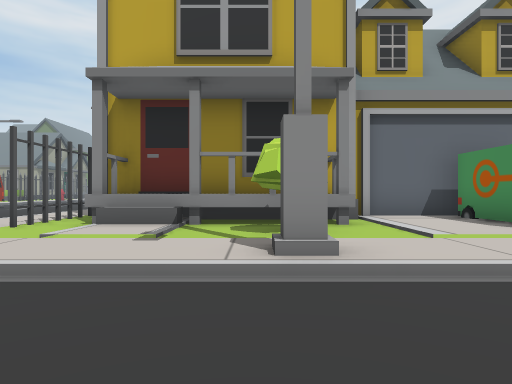
View 1 (above)

24 first-person views from a walk through a scene from a Unity 3-D project. The camera is 1.3 m above the floor, looks level and sees 75° across. The floor is counted in squares, 2 m on a side. Each view is taken from the middle of a square. On the plan, view 1 faces up. The plan holds only what a view shows up to about 10 squares ahead; the rest is blank. The place goes on beyond the plan. Some animated figures are not drawn.

View 2
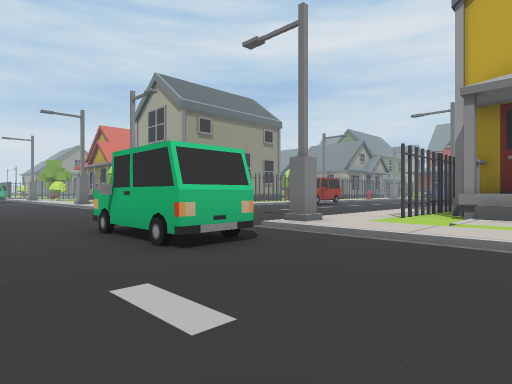

View 3
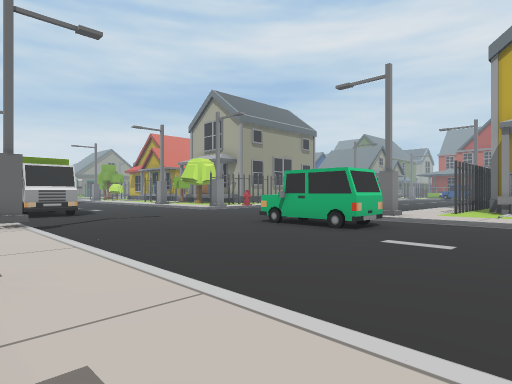

View 4
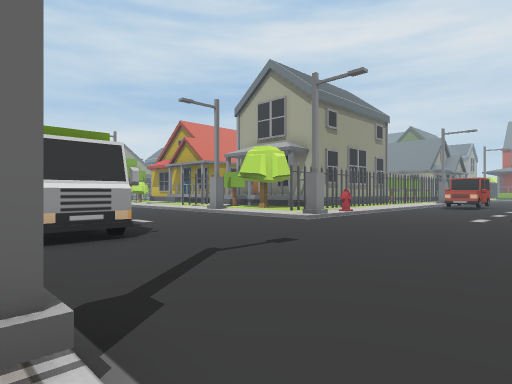

View 5
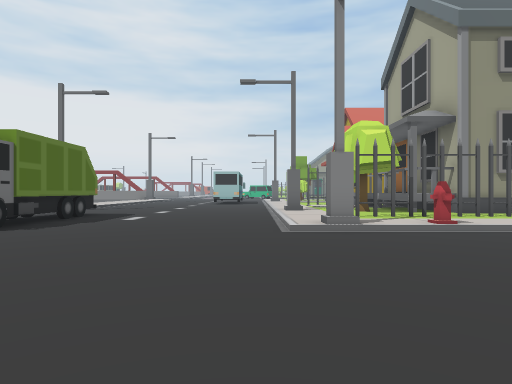

View 6
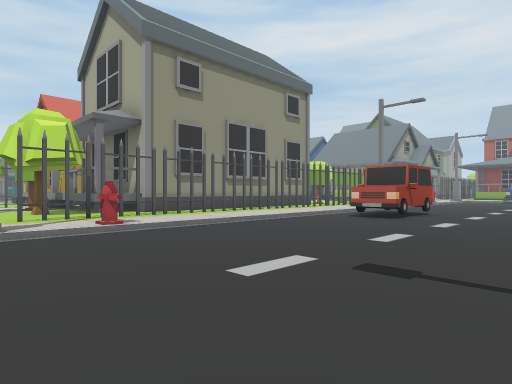

View 7
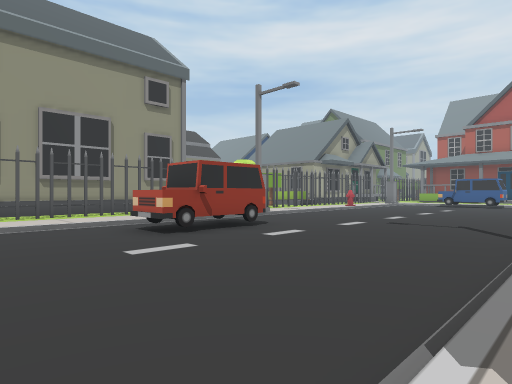

View 8
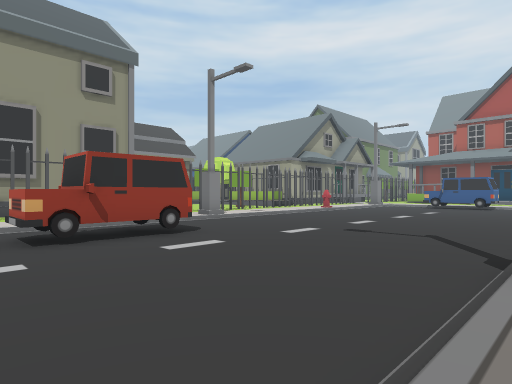

View 9
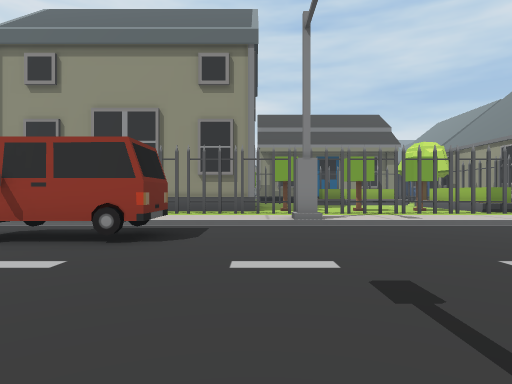

View 10
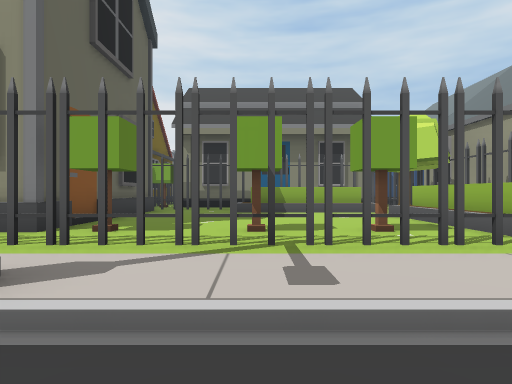

View 11
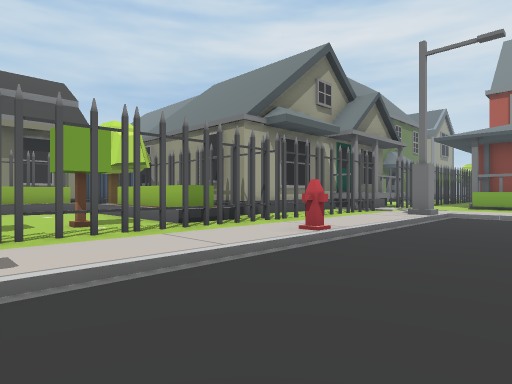

View 12
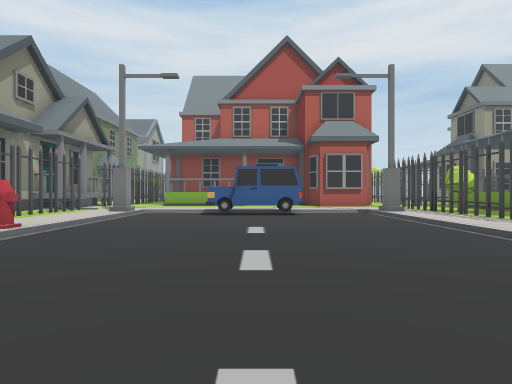

View 13
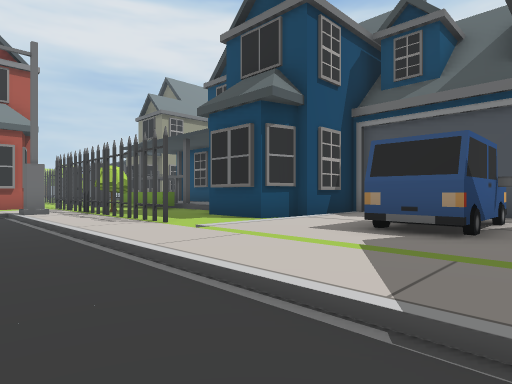

View 14
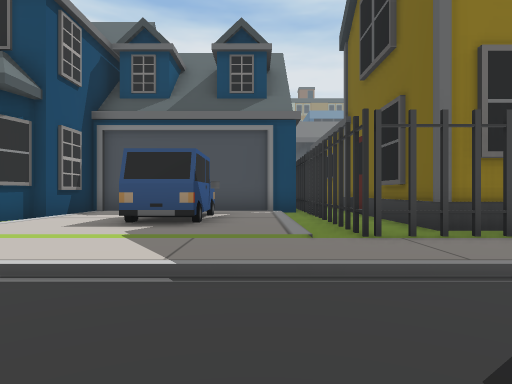

View 15
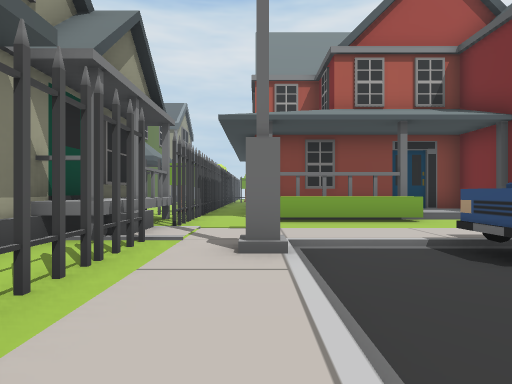

View 16
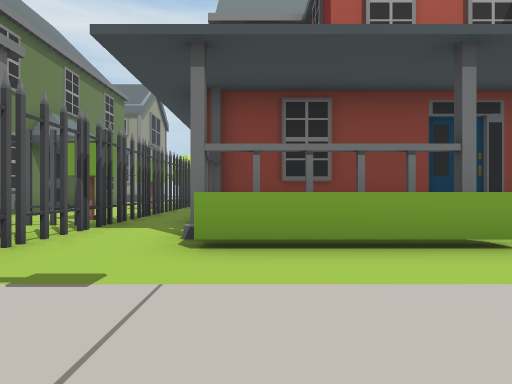

View 17
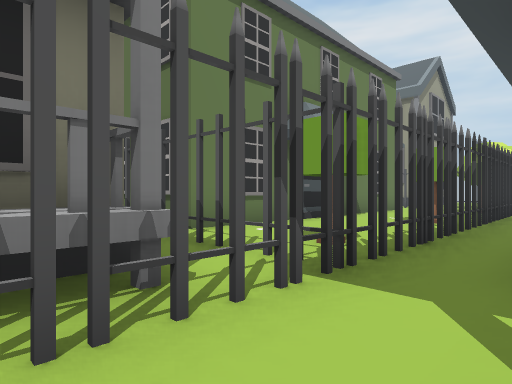

View 18
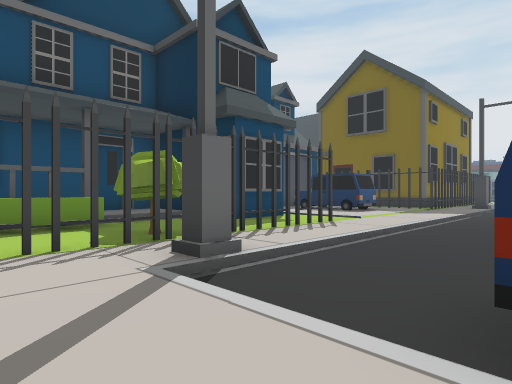

View 19
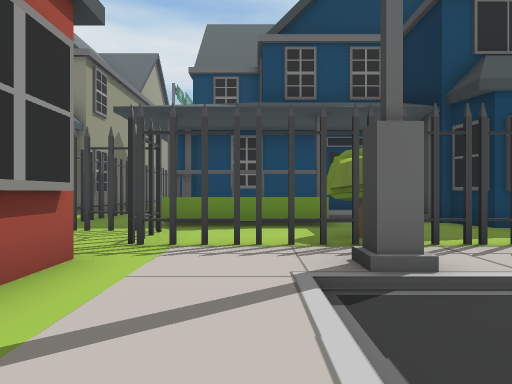

View 20
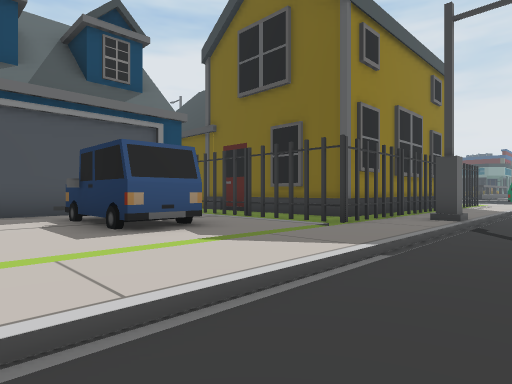

View 21
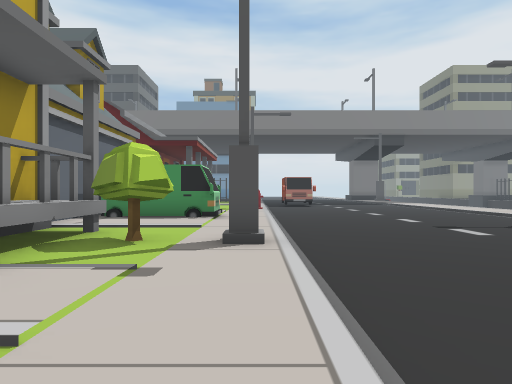

View 22
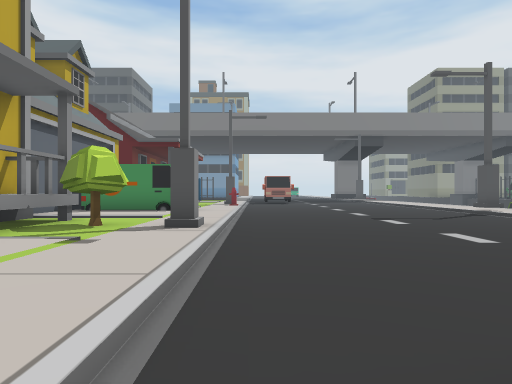

View 23
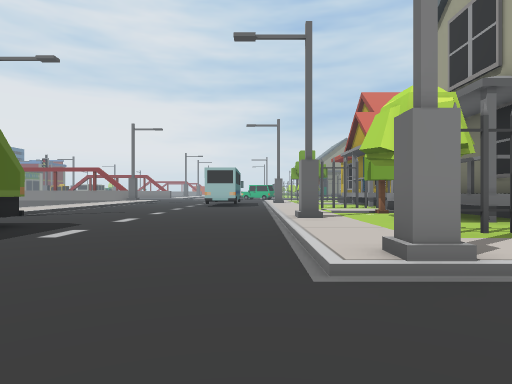

View 24
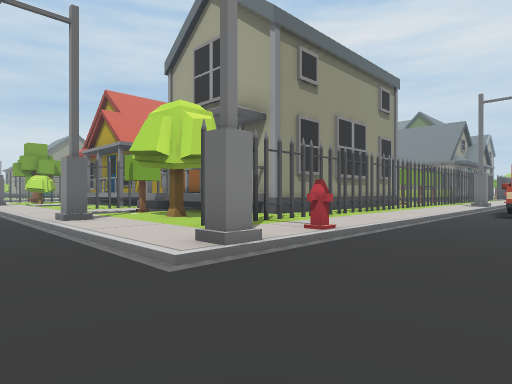

### Floor plan
Key: @ floor where view 1 was taken; # wall or solid block; x gap in a wall; . main floor; : floor 0.25 m higher than the main floor; + floor 0.5 m higher than the main floor; * floor 1.25 m higher than the main floor; / step, stairs or slope; = window, fence, low wall or low ledge; ^ raised ledge; T tree; C car; R truck; H thing the floor can be seen under or through; Y hydrant; O other object.
Columns run from 20 left of view 1 to 6 right of it. Each row starts with its distance up from view 1.
 41       #
 40       #
 39   #:: #
 38   #::T#
 37   #:::#
 36   #:::#
 35   #:::H
 34 ###::TH
 33   ::::H#######
 32    :::H#    +#
 31     #^:###=//#
 30     #^::^^^:  ########
 29     ##::::::::::#::^ #
 28     #^::::::::::x::^ #
 27     ##:#..C C..#HT:^ #
 26     ##::..CCC..:HT:/+#
 25     ##::.......:H::/+#
 24 ######::.......::::###
 23 ######::.......:#:###
 22 T/^^^//Y.......:::####
 21 //////#:.......::::::#
 20 /:::T:H:.......::::::#
 19 /:::::H:.......::CCCC#
 18 / ::T:H:.......::CCCC#
 17 : ::::H:.......::::::#
 16 ::::T:HH.......::##x###
 15 #####:H:.......:#::::
 14     #:H:.......########
 13     #:::.CC....:##
 12     #:::.CC....:##
 11     #:#:.C.....:##
 10     #:::.......:#
  9     #:::.......:#
  8     #:#:.......:#
  7  ###^:::.......:##########
  6  #^=x:::.......::^*###::O
  5 :T:T::HY.......:#:/#TT::O
  4 ::::::HH.......:::::T:::OO
  3 :::#:::/.......#::::#:::::
  2 ...........................
  1 ............. CCC..........
  0 .............CCCC...@......
 -1 ...........................
 -2 ...........................
 -3 ....###R/........... ......
 -4 ....   R/...........   ....
 -5            #:::::/::    :#
 -6                    :

Positions as (right, up) in squares from view 1, and headings:
1: (0, 0), facing up
2: (-1, -2), facing up-left
3: (-1, -6), facing up-left
4: (-7, -5), facing up-left
5: (-7, 2), facing left
6: (-7, 3), facing up-left
7: (-5, 8), facing up-left
8: (-5, 10), facing up-left
9: (-6, 15), facing left
10: (-11, 18), facing left
11: (-10, 18), facing up-left
12: (-9, 17), facing up
13: (-7, 17), facing up-right
14: (-8, 17), facing right
15: (-13, 23), facing up
16: (-12, 27), facing up
17: (-13, 30), facing up-left
18: (-8, 29), facing down-right
19: (-8, 28), facing right
20: (-7, 21), facing down-right
21: (-4, 3), facing right
22: (-5, 2), facing right
23: (-10, 2), facing left
24: (-10, 1), facing up-left
